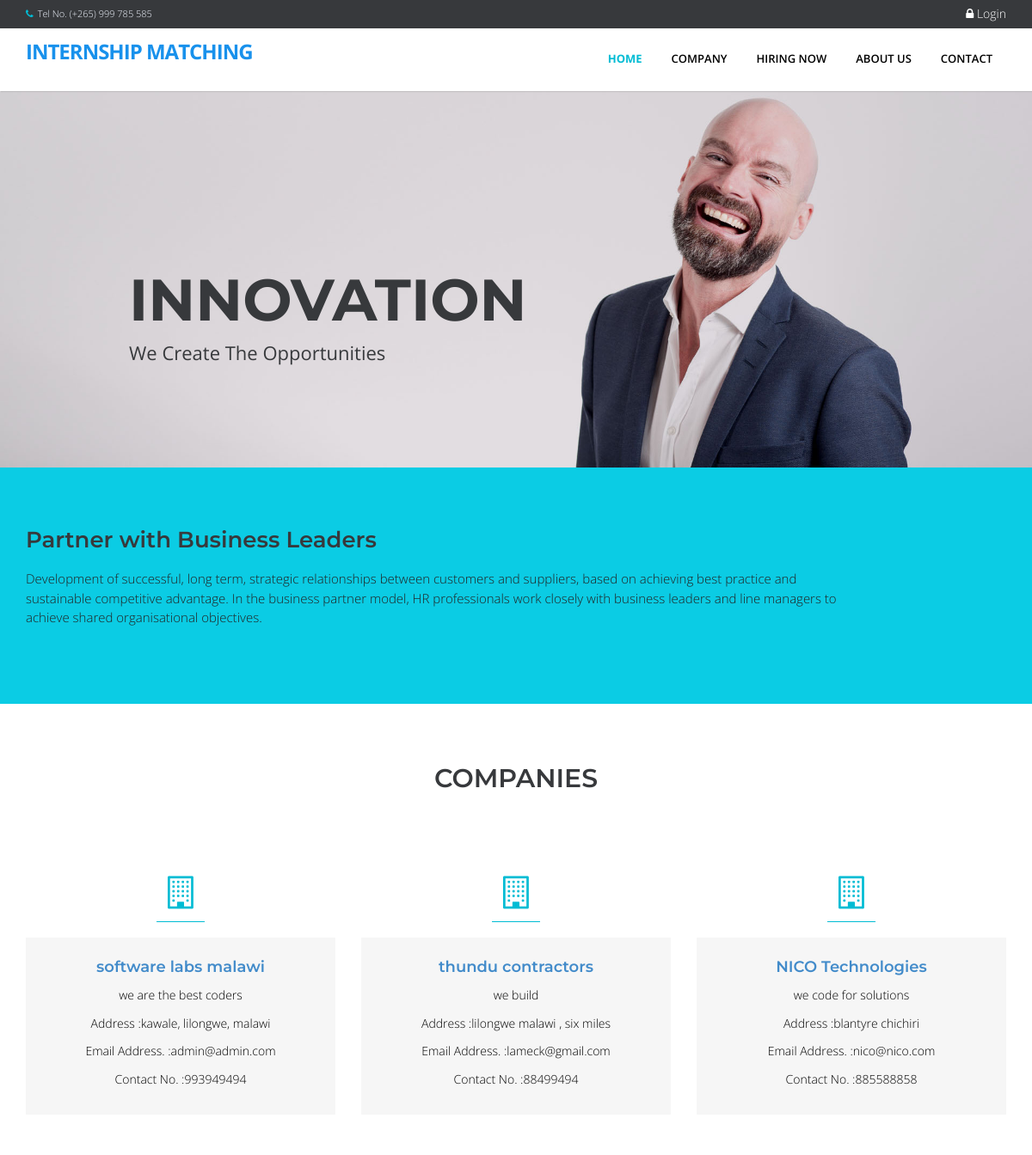
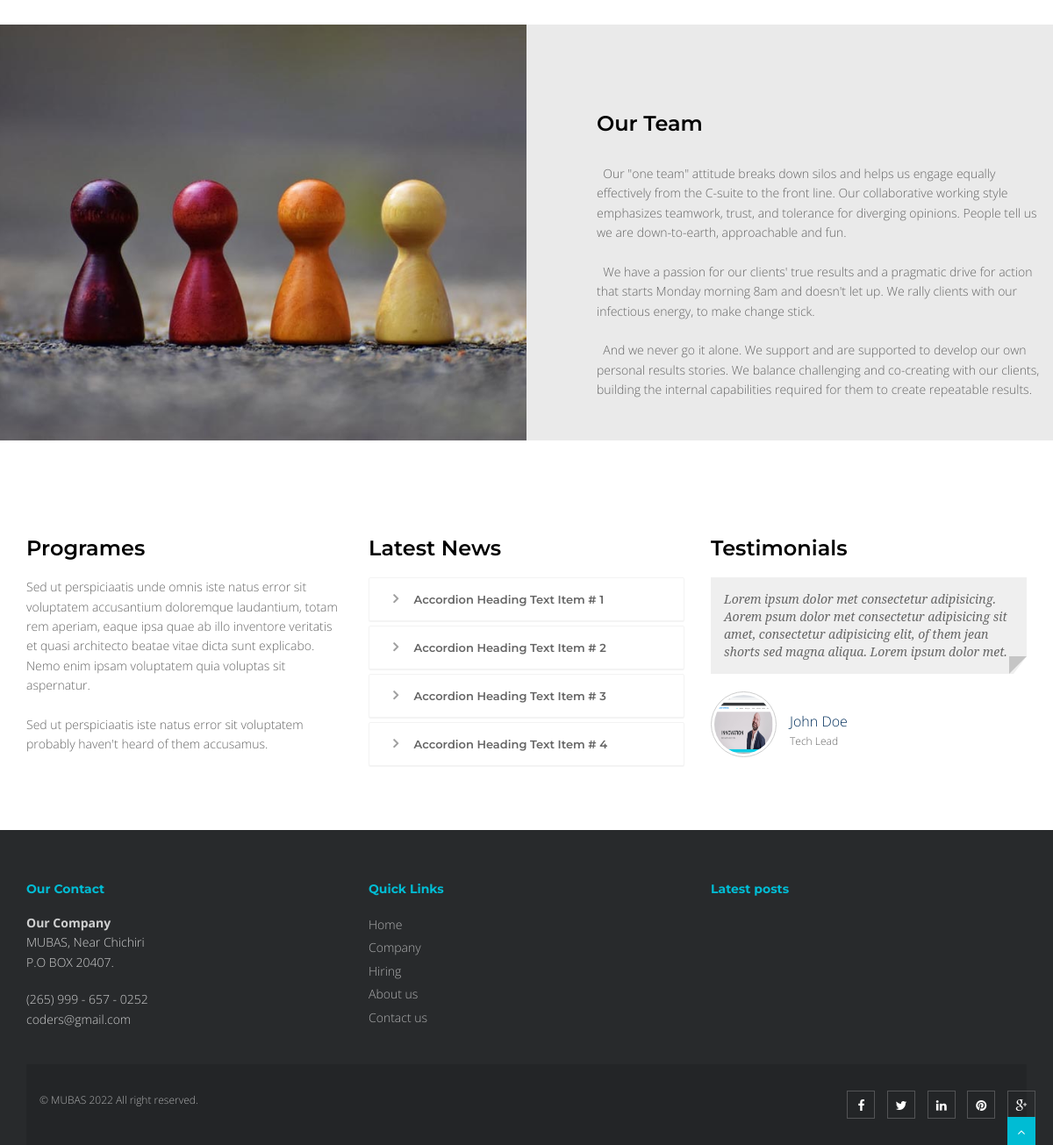
The page / on the database its author committed (2 pictures, top to bottom).
### tables this page shows
CREATE TABLE IF NOT EXISTS `employer` (
  `id` int(11) NOT NULL,
  `name` varchar(50) NOT NULL,
  `owner` varchar(50) NOT NULL,
  `postal_address` varchar(100) NOT NULL,
  `email` varchar(50) NOT NULL,
  `phone` int(14) NOT NULL,
  `profile` text,
  `date` datetime NOT NULL DEFAULT CURRENT_TIMESTAMP,
  PRIMARY KEY (`id`),
  UNIQUE KEY `email` (`email`),
  UNIQUE KEY `name` (`name`)
);

### index.php (called while the page is built, shortened)
<?php
    include_once "inc/layout.php";
?>

### inc/classAutoload.php (called while the page is built, shortened)
<?php
    function autoLoader($className){
        $path = __DIR__.'/../classes/';
        $extension = '.class.php';
        $fileName = $path . $className . $extension;
    }
?>

### classes/Dbh.class.php (called while the page is built)
<?php
    class Dbh{
        private $host = "localhost";
        private $user = "root";
        private $pwd = "";
        private $dbName = "intern_matching";
        protected function connect(){
            $dsn = 'mysql:host=' . $this->host . ';dbname='. $this->dbName;
            $pdo = new PDO($dsn, $this->user, $this->pwd);
            $pdo->setAttribute(PDO::ATTR_DEFAULT_FETCH_MODE, PDO::FETCH_ASSOC);
            return $pdo;
        }
    }
?>

### classes/Company.class.php (called while the page is built, shortened)
<?php
    class Company extends Dbh{
    protected function getAll(){
        $sql = "SELECT * from employer";
        $stmt = $this->connect()->query($sql);
        if($stmt){
            return $stmt->fetchAll();
        }
        return false;
    }
}
?>

### classes/CompanyView.class.php (called while the page is built, shortened)
<?php
    class CompanyView extends Company{
        public function getAll(){
            return parent::getAll();
        }
    }
?>

### views/company.php (the view)
<?php
    $comp = new CompanyView();
    $companies = $comp->getAll();
?>
    <section id="content">
        <?php if($companies) { ?>
            <div class="container content">
            <div class="row">
                <?php
                    foreach ($companies as $company ) {
                ?>
                        <div class="col-sm-4 info-blocks">
                            <i class="icon-info-blocks fa fa-building-o"></i>
                            <div class="info-blocks-in">
                                <h3>
                                    <?php echo '<a
                                     href="index.php?q=hiring&search='.$company['id'].'&company='.$company['name'].'">'
                                    .$company['name'].'</a>';?>
                                </h3>
                                <p><?php echo $company['profile'];?></p>
                                <p>Address :<?php echo $company['postal_address'] ?></p>
                                <p>Email Address. :<?php echo $company['email']; ?></p>
                                <p>Contact No. :<?php echo $company['phone']; ?></p>
                            </div>
                        </div>
                <?php } ?>
            </div>
            </div>
        <?php }else{ echo "<h3>:Companies are not available</h3>"; } ?>
    </section>

### inc/layout.php (style rules this page uses)
#content { min-height: 400px; color: #000; }

### rows shown on the page
employer: name "software labs malawi", profile "we are the best coders", postal_address "kawale, lilongwe, malawi", email "admin@admin.com", phone "993949494"
employer: name "thundu contractors", profile "we build", postal_address "lilongwe malawi , six miles", email "lameck@gmail.com", phone "88499494"
employer: name "NICO Technologies", profile "we code for solutions", postal_address "blantyre chichiri", email "nico@nico.com", phone "885588858"
